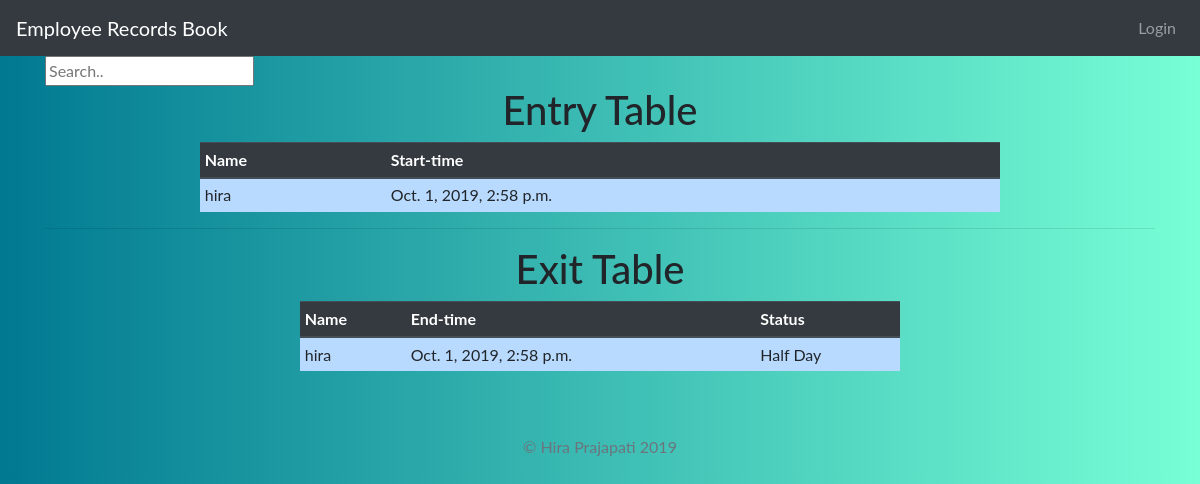
The page /attendance/ on the database its author committed.
### main/models.py (models this page shows, shortened)
class Entry(models.Model):
    user = models.ForeignKey(User, on_delete=models.CASCADE)
    start_time = models.DateTimeField(auto_now_add=True, blank=True)

class Exit(models.Model):
    user = models.ForeignKey(User, on_delete=models.CASCADE)
    end_time = models.DateTimeField(auto_now_add=True, blank=True)
    status = models.CharField(max_length=50, default="Full Day")

### main/views.py (the view)
# urls.py: path('attendance/', views.all_attendence, name='attendances'),
def all_attendence(request):
    entry = Entry.objects.all()
    exit = Exit.objects.all()
    context = {
        'entry': entry,
        'exit': exit,
    }
    return render(request, 'main/attendance.html', context)

### main/templates/main/attendance.html (shortened to what this page needs)
{% extends 'base.html' %}
{% block content %}
<input id="myInput" type="text" placeholder="Search..">
<br>
<h1 align="center">Entry Table</h1>
<table align="center" class="table table-sm" id="user-tables" style="max-width: 800px;max-height: 400px;">
    <thead class="thead-dark">
        <tr>
            <th>Name</th>
            <th>Start-time</th>
        </tr>
    </thead>
    <tbody class="table-ko-body table-primary" id="myTables">
        {% for entry in entry.all %}
        <tr>
        <td>{{ entry.user }}</td>
        <td>{{ entry.start_time }}</td>
        {% endfor %}
    </tr>
    </tbody>
</table>
<hr>
<h1 align="center">Exit Table</h1>
<table align="center" class="table table-sm" id="user--table" style="max-width: 600px;max-height: 400px;">
    <thead class="thead-dark">
        <tr>
            <th>Name</th>
            <th>End-time</th>
            <th>Status</th>
        </tr>
    </thead>
    <tbody class="table-ko-body table-primary" id="my--Tables">
        {% for exit in exit.all %}
        <tr>
        <td>{{ exit.user }}</td>
        <td>{{ exit.end_time }}</td>
        <td>{{ exit.status }}</td>
        {% endfor %}
    </tr>
    </tbody>
</table>
{% endblock %}

### employee/templates/employee/base.html (style rules this page uses)
body { margin: 0; font-family: "Lato", sans-serif; background: -webkit-linear-gradient(left, #007991, #78ffd6); }

### rows shown on the page
Entry: user "hira", start_time "Oct. 1, 2019, 2:58 p.m."
Exit: user "hira", end_time "Oct. 1, 2019, 2:58 p.m.", status "Half Day"
